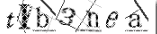
#> input picture chapter8/static/vercode.png, 157 x 34 px, found by its file name
$ python digital_verification_code.py
#> lines starting #> are read from the running program, lines starting #| are printed output that depends on the picture; after the words box and inside, x2 and y2 are one past the last pixel; in counts of white or black regions, pixels touching at a corner belong together
#> in main, src is the input picture: shape (34, 157, 3); min 0, max 255, mean 220.5
"""
基于OpenCV+Tesserct-OCR的数字验证码识别
1.OpenCV预处理
2.Tesserct-OCR验证码识别
需要先安装Tesserct-OCR，具体可参照博客
https://www.cnblogs.com/jianqingwang/p/6978724.html

"""

import cv2 as cv
import numpy as np
from PIL import Image
import pytesseract as tess

vercode_img_path = r'.\static\vercode.png'


def recognize_text(src):
    gray = cv.cvtColor(src, cv.COLOR_BGR2GRAY)
    ret, binary = cv.threshold(gray, 0, 255, cv.THRESH_BINARY_INV | cv.THRESH_OTSU)
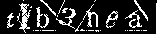
#> binary: shape (34, 157); 16.5% white in thin lines or dots
#> ret = 167
    kernel = cv.getStructuringElement(cv.MORPH_RECT, (1, 2))
    bin1 = cv.morphologyEx(binary, cv.MORPH_OPEN, kernel)
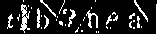
#> bin1: shape (34, 157); 13.8% white in thin lines or dots
    kernel = cv.getStructuringElement(cv.MORPH_RECT, (2, 1))
    open_out = cv.morphologyEx(bin1, cv.MORPH_OPEN, kernel)
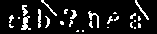
#> open_out: shape (34, 157); 11.3% white in thin lines or dots, all inside (x1, y1, x2, y2) = (9, 0, 149, 32)
    cv.imshow("binary-image", open_out)

    cv.bitwise_not(open_out, open_out)
    textImage = Image.fromarray(open_out)
    text = tess.image_to_string(textImage)
    print("识别结果: %s" % text)


def main():
    src = cv.imread(vercode_img_path)

    begin_time = cv.getTickCount()

    recognize_text(src)
#> (the call stopped at in recognize_text, `text = tess.image_to_string(textImage)`: pytesseract is not available in this run)

    end_time = cv.getTickCount()
    print('run time (s): %s' % ((end_time - begin_time) / cv.getTickFrequency()))

    cv.waitKey(0)
    cv.destroyAllWindows()


if __name__ == '__main__':
    main()

"""
课程结束~~~
"""
